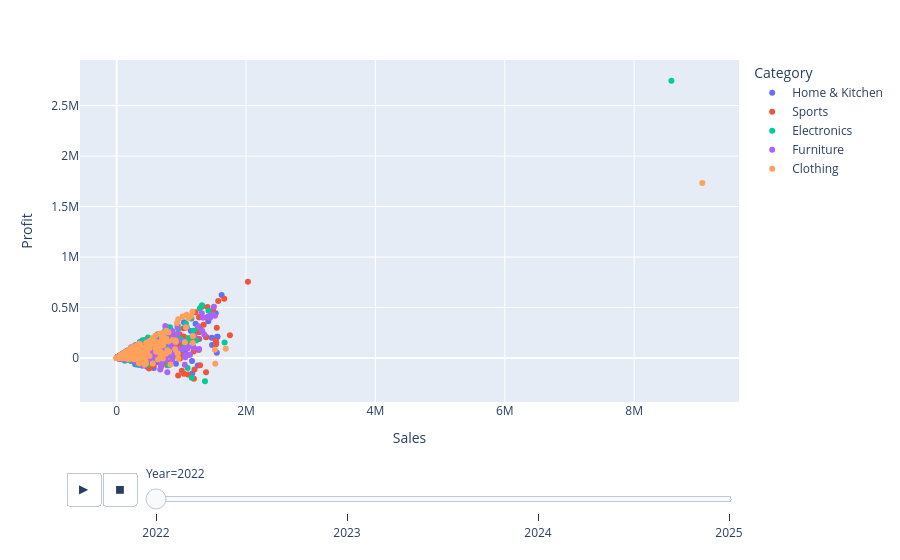

Notebook code for this chart:
### Markdown cell above
**Code Cell 2
Animation**

### Code cell
# 1. Dataset load
df = pd.read_csv("../datasets/raw/sales.csv")

# 2. Date convert
df["Order_Date"] = pd.to_datetime(
    df["Order_Date"],
    dayfirst=True
)

# 3. Year create
df["Year"] = df["Order_Date"].dt.year

# 4. Verify
print(df.columns)

# 5. Plot
fig = px.scatter(
    df,
    x="Sales",
    y="Profit",
    color="Category",
    animation_frame="Year"
)

fig.show()

### Figure 1 — Plotly figure (JSON) as saved in the notebook; plotly's stock layout.template omitted (floating-point values rounded to 4 significant figures; data arrays with more than 128 entries replaced by an {"elided": "..."} marker saying what was removed)
{"data": [{"hovertemplate": "Category=Home & Kitchen<br>Year=2022<br>Sales=%{x}<br>Profit=%{y}<extra></extra>", "legendgroup": "Home & Kitchen", "marker": {"color": "#636efa", "symbol": "circle"}, "mode": "markers", "name": "Home & Kitchen", "orientation": "v", "showlegend": true, "type": "scatter", "x": {"elided": "501 float values"}, "xaxis": "x", "y": {"elided": "501 float values"}, "yaxis": "y"}, {"hovertemplate": "Category=Sports<br>Year=2022<br>Sales=%{x}<br>Profit=%{y}<extra></extra>", "legendgroup": "Sports", "marker": {"color": "#EF553B", "symbol": "circle"}, "mode": "markers", "name": "Sports", "orientation": "v", "showlegend": true, "type": "scatter", "x": {"elided": "532 float values"}, "xaxis": "x", "y": {"elided": "532 float values"}, "yaxis": "y"}, {"hovertemplate": "Category=Electronics<br>Year=2022<br>Sales=%{x}<br>Profit=%{y}<extra></extra>", "legendgroup": "Electronics", "marker": {"color": "#00cc96", "symbol": "circle"}, "mode": "markers", "name": "Electronics", "orientation": "v", "showlegend": true, "type": "scatter", "x": {"elided": "503 float values"}, "xaxis": "x", "y": {"elided": "503 float values"}, "yaxis": "y"}, {"hovertemplate": "Category=Furniture<br>Year=2022<br>Sales=%{x}<br>Profit=%{y}<extra></extra>", "legendgroup": "Furniture", "marker": {"color": "#ab63fa", "symbol": "circle"}, "mode": "markers", "name": "Furniture", "orientation": "v", "showlegend": true, "type": "scatter", "x": {"elided": "510 float values"}, "xaxis": "x", "y": {"elided": "510 float values"}, "yaxis": "y"}, {"hovertemplate": "Category=Clothing<br>Year=2022<br>Sales=%{x}<br>Profit=%{y}<extra></extra>", "legendgroup": "Clothing", "marker": {"color": "#FFA15A", "symbol": "circle"}, "mode": "markers", "name": "Clothing", "orientation": "v", "showlegend": true, "type": "scatter", "x": {"elided": "518 float values"}, "xaxis": "x", "y": {"elided": "518 float values"}, "yaxis": "y"}], "layout": {"legend": {"title": {"text": "Category"}, "tracegroupgap": 0}, "margin": {"t": 60}, "sliders": [{"active": 0, "currentvalue": {"prefix": "Year="}, "len": 0.9, "pad": {"b": 10, "t": 60}, "steps": [{"args": [["2022"], {"frame": {"duration": 0, "redraw": false}, "fromcurrent": true, "mode": "immediate", "transition": {"duration": 0, "easing": "linear"}}], "label": "2022", "method": "animate"}, {"args": [["2023"], {"frame": {"duration": 0, "redraw": false}, "fromcurrent": true, "mode": "immediate", "transition": {"duration": 0, "easing": "linear"}}], "label": "2023", "method": "animate"}, {"args": [["2024"], {"frame": {"duration": 0, "redraw": false}, "fromcurrent": true, "mode": "immediate", "transition": {"duration": 0, "easing": "linear"}}], "label": "2024", "method": "animate"}, {"args": [["2025"], {"frame": {"duration": 0, "redraw": false}, "fromcurrent": true, "mode": "immediate", "transition": {"duration": 0, "easing": "linear"}}], "label": "2025", "method": "animate"}], "x": 0.1, "xanchor": "left", "y": 0, "yanchor": "top"}], "updatemenus": [{"buttons": [{"args": [null, {"frame": {"duration": 500, "redraw": false}, "fromcurrent": true, "mode": "immediate", "transition": {"duration": 500, "easing": "linear"}}], "label": "&#9654;", "method": "animate"}, {"args": [[null], {"frame": {"duration": 0, "redraw": false}, "fromcurrent": true, "mode": "immediate", "transition": {"duration": 0, "easing": "linear"}}], "label": "&#9724;", "method": "animate"}], "direction": "left", "pad": {"r": 10, "t": 70}, "showactive": false, "type": "buttons", "x": 0.1, "xanchor": "right", "y": 0, "yanchor": "top"}], "xaxis": {"anchor": "y", "domain": [0, 1], "title": {"text": "Sales"}}, "yaxis": {"anchor": "x", "domain": [0, 1], "title": {"text": "Profit"}}}}
